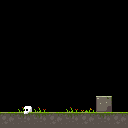

Rendered tile map (Tiled .tmx) drawn with the repository's tilesets; below, a short description and the full map source, tile grids included:
An orthogonal 8x8 tile map with 16x16 px tiles, 2 tile layers (Ground, Foreground), 1 hidden layer not drawn, 2 tilesets.

<map version="1.0" tiledversion="2017.09.27" orientation="orthogonal" renderorder="right-down" width="8" height="8" tilewidth="16" tileheight="16" infinite="0" nextobjectid="1">
 <tileset firstgid="1" name="world-sheet" tilewidth="16" tileheight="16" tilecount="40" columns="8">
  <image source="../Tiles/world-sheet.png" width="128" height="80" />
 </tileset>
 <tileset firstgid="41" name="colliders" tilewidth="16" tileheight="16" tilecount="51" columns="17">
  <image source="../Tiles/arcade-slopes-16.png" width="272" height="48" />
 </tileset>
 <layer name="Ground" width="8" height="8">
  <data encoding="csv">
0,0,0,0,0,0,0,0,
0,0,0,0,0,0,0,0,
0,0,0,0,0,0,0,0,
0,0,0,0,0,0,0,0,
0,0,0,0,0,0,0,0,
0,0,0,0,0,0,0,0,
0,27,27,0,27,19,5,0,
15,14,14,15,14,15,14,15
</data>
 </layer>
 <layer name="Collidable" width="8" height="8" visible="0">
  <data encoding="csv">
0,0,0,0,0,0,0,0,
0,0,0,0,0,0,0,0,
0,0,0,0,0,0,0,0,
0,0,0,0,0,0,0,0,
0,0,0,0,0,0,0,0,
0,0,0,0,0,0,0,0,
0,0,0,0,0,0,41,0,
41,41,41,41,41,41,41,41
</data>
 </layer>
 <layer name="Foreground" width="8" height="8">
  <data encoding="csv">
0,0,0,0,0,0,0,0,
0,0,0,0,0,0,0,0,
0,0,0,0,0,0,0,0,
0,0,0,0,0,0,0,0,
0,0,0,0,0,0,0,0,
0,0,0,0,0,0,0,0,
0,30,0,0,0,0,0,0,
0,38,0,0,0,0,0,0
</data>
 </layer>
</map>
